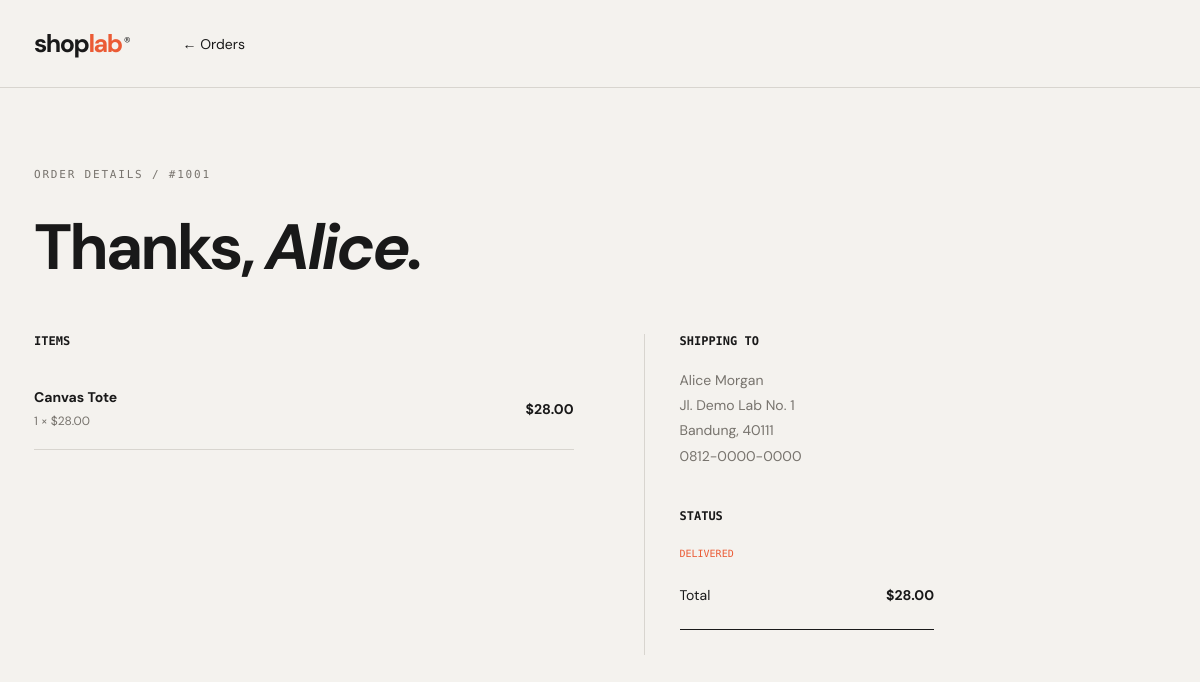
Screenshot of /orders/1001 (signed in) with the database file from the repository.
### tables this page shows
CREATE TABLE orders (
            id INTEGER PRIMARY KEY, user_id INTEGER NOT NULL, address_id INTEGER,
            total_price REAL NOT NULL, status TEXT NOT NULL DEFAULT 'Processing',
            created_at TEXT DEFAULT CURRENT_TIMESTAMP,
            FOREIGN KEY(user_id) REFERENCES users(id), FOREIGN KEY(address_id) REFERENCES addresses(id)
        );

CREATE TABLE users (
            id INTEGER PRIMARY KEY, name TEXT NOT NULL, email TEXT UNIQUE NOT NULL,
            password_hash TEXT NOT NULL, role TEXT NOT NULL DEFAULT 'customer',
            created_at TEXT DEFAULT CURRENT_TIMESTAMP
        );

CREATE TABLE order_items (
            id INTEGER PRIMARY KEY, order_id INTEGER NOT NULL, product_id INTEGER NOT NULL,
            quantity INTEGER NOT NULL, price REAL NOT NULL,
            FOREIGN KEY(order_id) REFERENCES orders(id), FOREIGN KEY(product_id) REFERENCES products(id)
        );

CREATE TABLE products (
            id INTEGER PRIMARY KEY, category_id INTEGER NOT NULL, name TEXT NOT NULL,
            description TEXT NOT NULL, price REAL NOT NULL, stock INTEGER NOT NULL,
            image_url TEXT, created_at TEXT DEFAULT CURRENT_TIMESTAMP,
            FOREIGN KEY(category_id) REFERENCES categories(id)
        );

CREATE TABLE addresses (
            id INTEGER PRIMARY KEY, user_id INTEGER NOT NULL, recipient_name TEXT NOT NULL,
            phone TEXT NOT NULL, address TEXT NOT NULL, city TEXT NOT NULL, postal_code TEXT NOT NULL,
            FOREIGN KEY(user_id) REFERENCES users(id)
        );

### app.py (the view)
@app.get("/orders/<int:order_id>")
@login_required
def order_detail(order_id):
    payload = order_payload(order_id)
    if not payload:
        return "Order tidak ditemukan atau akses ditolak.", 404
    return render_template("order_detail.html", **payload)

### app.py (called while the page is built)
def db():
    if "db" not in g:
        g.db = sqlite3.connect(DATABASE)
        g.db.row_factory = sqlite3.Row
        g.db.execute("PRAGMA foreign_keys = ON")
    return g.db

@app.before_request
def ensure_database():
    init_db()

def current_user():
    user_id = session.get("user_id")
    return db().execute("SELECT id,name,email,role FROM users WHERE id=?", (user_id,)).fetchone() if user_id else None

def login_required(view):
    @wraps(view)
    def wrapped(*args, **kwargs):
        if not current_user():
            flash("Silakan masuk terlebih dahulu.", "error")
            return redirect(url_for("login", next=request.path))
        return view(*args, **kwargs)
    return wrapped

@app.context_processor
def inject_globals():
    return {"user": current_user(), "cart_count": sum(session.get("cart", {}).values())}

def order_payload(order_id, enforce_owner=True):
    sql = """SELECT o.*, u.name, a.recipient_name, a.phone, a.address, a.city, a.postal_code
             FROM orders o JOIN users u ON u.id=o.user_id LEFT JOIN addresses a ON a.id=o.address_id
             WHERE o.id=?"""
    params = [order_id]
    if enforce_owner:
        sql += " AND o.user_id=?"
        params.append(session["user_id"])
    order = db().execute(sql, params).fetchone()
    if not order:
        return None
    return {"order": order, "items": db().execute("SELECT oi.*, p.name FROM order_items oi JOIN products p ON p.id=oi.product_id WHERE oi.order_id=?", (order_id,)).fetchall()}

### templates/order_detail.html
<!doctype html><html lang="id"><head><meta charset="utf-8"><meta name="viewport" content="width=device-width,initial-scale=1"><title>Order #{{ order.id }} — ShopLab</title><link rel="stylesheet" href="{{ url_for('static', filename='style.css') }}"></head><body><nav class="nav wrap"><a class="brand" href="{{ url_for('home') }}">shop<span>lab</span><sup>®</sup></a><a href="{{ url_for('orders') }}">← Orders</a></nav><main class="simple-page wrap"><p class="kicker">ORDER DETAILS / #{{ order.id }}</p><h1>Thanks, <em>{{ order.name.split(' ')[0] }}.</em></h1><div class="detail-grid"><div><h3>Items</h3>{% for item in items %}<div class="line-item compact"><div><strong>{{ item.name }}</strong><p>{{ item.quantity }} × ${{ '%.2f'|format(item.price) }}</p></div><strong>${{ '%.2f'|format(item.price * item.quantity) }}</strong></div>{% endfor %}</div><aside><h3>Shipping to</h3><p>{{ order.recipient_name }}<br>{{ order.address }}<br>{{ order.city }}, {{ order.postal_code }}<br>{{ order.phone }}</p><h3>Status</h3><span class="status">{{ order.status }}</span><div class="cart-total"><span>Total</span><strong>${{ '%.2f'|format(order.total_price) }}</strong></div></aside></div></main></body></html>

### static/style.css (style rules this page uses)
:root { --ink:#191919;--cream:#f4f2ee;--line:#d8d5cf;--orange:#eb5b35;--muted:#77736d }
* { box-sizing:border-box }
body { margin:0;background:var(--cream);color:var(--ink);font:14px 'DM Sans',sans-serif }
.wrap { max-width:1240px;margin:auto;padding-left:34px;padding-right:34px }
.nav { height:88px;display:flex;align-items:center;border-bottom:1px solid var(--line);gap:54px }
.brand { font-weight:700;font-size:25px;letter-spacing:-1.5px;text-decoration:none;color:var(--ink) }
.brand span { color:var(--orange) }
.brand sup { font:9px 'DM Mono';margin-left:3px }
.nav a { color:var(--ink);text-decoration:none }
.kicker { font:11px 'DM Mono';letter-spacing:1.8px;color:var(--muted);margin:0 0 25px }
.auth,.simple-page { padding-top:80px;padding-bottom:100px }
.auth h1,.simple-page h1 { font-size:64px;letter-spacing:-3px;margin:0 0 45px }
.line-item,.order-row { display:flex;align-items:center;gap:22px;border-bottom:1px solid var(--line);padding:20px 0;max-width:700px }
.line-item div { flex:1 }
.line-item h3,.line-item p { margin:0 }
.line-item p { color:var(--muted);font-size:12px;margin-top:7px }
.cart-total { display:flex;justify-content:space-between;max-width:700px;border-bottom:1px solid var(--ink);padding:25px 0;margin-bottom:25px }
.status { font:10px 'DM Mono';color:var(--orange);text-transform:uppercase }
.detail-grid { display:grid;grid-template-columns:1.3fr .7fr;gap:70px;max-width:900px }
.detail-grid aside { border-left:1px solid var(--line);padding-left:35px }
.detail-grid h3 { font-size:12px;font-family:'DM Mono';text-transform:uppercase;margin:0 0 20px }
.detail-grid aside h3:not(:first-child) { margin-top:40px }
.detail-grid aside p { line-height:1.8;color:var(--muted) }
.compact { max-width:none }

### rows the page displays
orders: id "1001", status "DELIVERED", total_price "28.00"
users: name "Alice"
order_items: name "Canvas Tote", quantity "1", price "28.00", item.price*item.quantity "28.00"
addresses: recipient_name "Alice Morgan", address "Jl. Demo Lab No. 1", city "Bandung", postal_code "40111", phone "0812-0000-0000"
